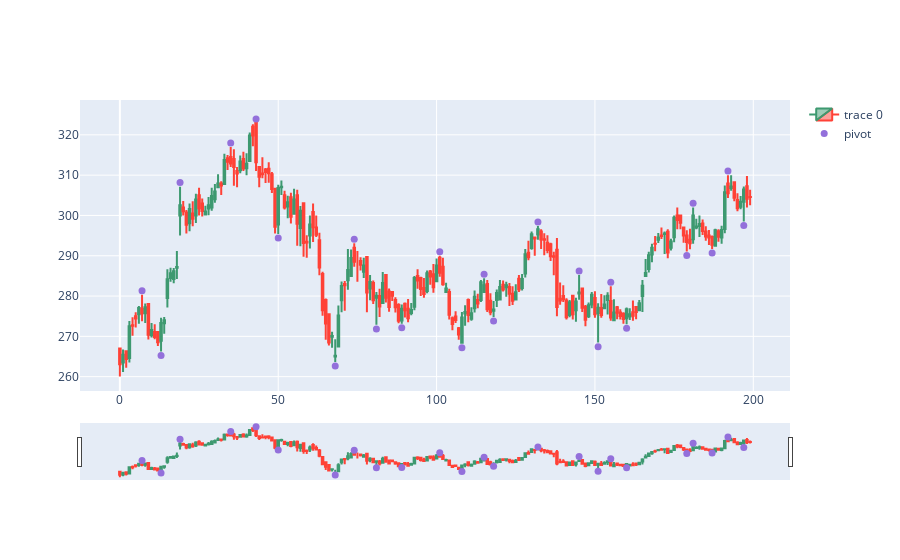

Notebook cell for this chart:
### Code cell
dfpl = df[0:200]
fig = go.Figure(data=[go.Candlestick(x=dfpl.index,
                open=dfpl['Open'],
                high=dfpl['High'],
                low=dfpl['Low'],
                close=dfpl['Close'])])

fig.add_scatter(x=dfpl.index, y=dfpl['pointpos'], mode="markers",
                marker=dict(size=7, color="MediumPurple"),
                name="pivot")
#fig.update_layout(xaxis_rangeslider_visible=False)
fig.show()

### Figure 1 — Plotly figure (JSON) as saved in the notebook; plotly's stock layout.template omitted (floating-point values rounded to 4 significant figures; data arrays with more than 128 entries replaced by an {"elided": "..."} marker saying what was removed)
{"data": [{"close": {"elided": "200 float values"}, "high": {"elided": "200 float values"}, "low": {"elided": "200 float values"}, "open": {"elided": "200 float values"}, "type": "candlestick", "x": {"elided": "200 int values"}}, {"marker": {"color": "MediumPurple", "size": 7}, "mode": "markers", "name": "pivot", "type": "scatter", "x": {"elided": "200 int values"}, "y": {"elided": "200 float values"}}], "layout": {}}
